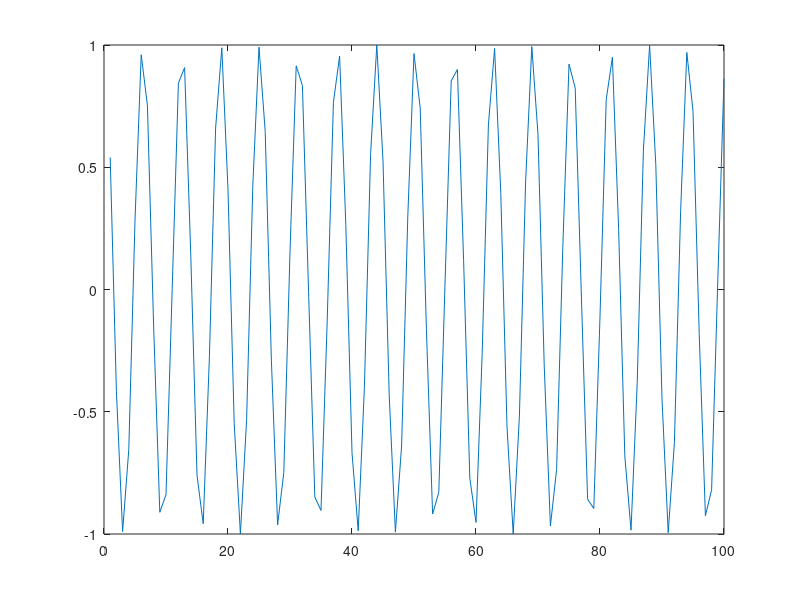

Here is the MATLAB script that generated this plot:
clear
figure(2);
C1 = randn(1000, 1000);
C2 = randn(1000, 1000);
C3 = randn(1000, 1000);
C4 = randn(1000, 1000);

plot([1:1:100], cos([1:1:100]));

save('fig2.mat');